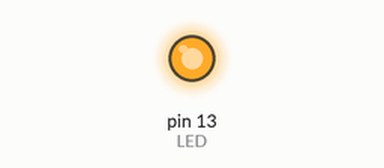
The sketch below on a simulated Arduino Uno, built with avr-gcc and run on an emulated ATmega328P. On the bench: output pins drawn as LEDs (lit = HIGH).

Above: at 0.5 s.
At 2.5 s:
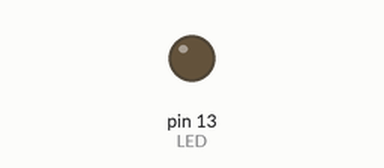
Timing chart, 0 to 5.2 s (numbered marks = the images above):
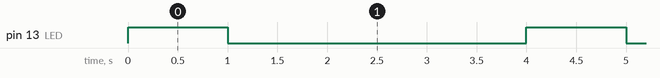

The sketch:

Blinking_Led.ino
```cpp
// Example 01 : Blinking LED
//

int LED = 13;   // LED connected to
                // digital pin 13

void setup()
{
  pinMode(LED, OUTPUT);    // sets the digital
                           // pin as output
}

void loop()
{
  digitalWrite(LED, HIGH);   // turns the LED on
  delay(1000);               // waits for a second
  digitalWrite(LED, LOW);    // turns the LED off
  delay(3000);               // waits for a second
}
```

Measured:
- by itself, pin 13 (LED): alternates HIGH for 1.0 s and LOW for 3.0 s
